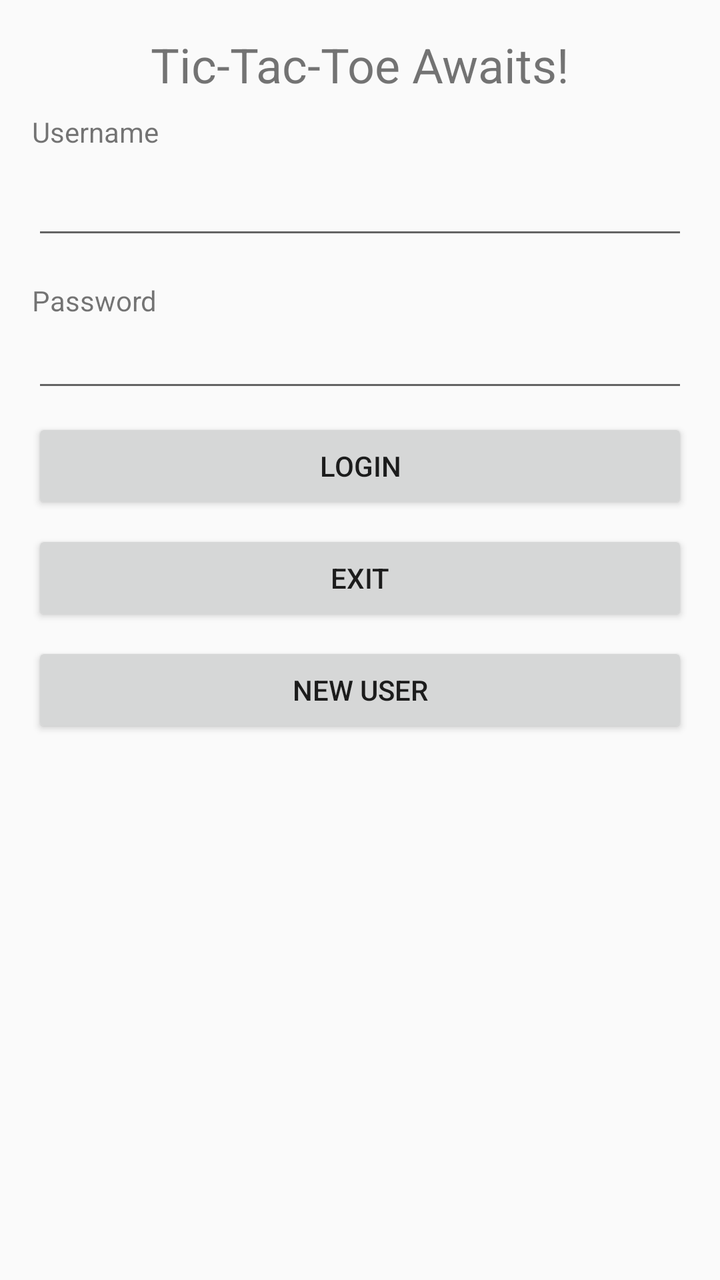
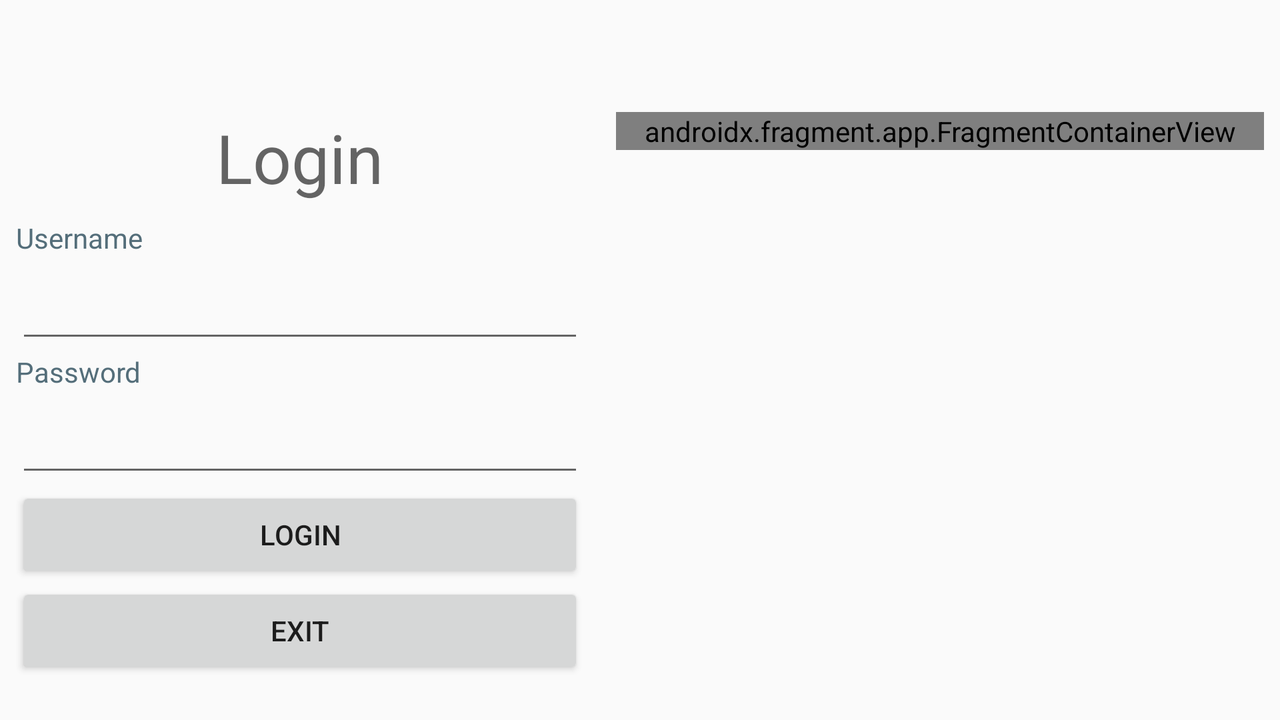

Compare how this app lays out the same screen by default and in its alternative resource folder. The renders come first, then the two layout files and the values they reference.
<!-- AndroidManifest.xml: application theme AppTheme -->
<!-- res/layout/fragment_login.xml -->
<?xml version="1.0" encoding="utf-8"?>
<ScrollView xmlns:android="http://schemas.android.com/apk/res/android"
    android:orientation="vertical"
    android:layout_width="match_parent"
    android:layout_height="match_parent">
    <LinearLayout
        android:orientation="vertical"
        android:layout_width="match_parent"
        android:layout_height="wrap_content">

        <TextView
            android:layout_width="match_parent"
            android:layout_height="wrap_content"
            android:layout_gravity="center"
            android:layout_marginBottom="8dip"
            android:layout_marginLeft="16dp"
            android:layout_marginRight="16dp"
            android:layout_marginTop="16dp"
            android:text="@string/login_title"
            android:textAlignment="center"
            android:textSize="24sp"/>
        <TextView
            android:text="@string/username"
            android:layout_height="wrap_content"
            android:layout_width="match_parent"
            android:layout_gravity="start"
            android:labelFor="@+id/username_text"
            android:layout_marginLeft="16dp"
            android:layout_marginRight="16dp"
            android:layout_marginBottom="8dp"/>
        <EditText
            android:id="@+id/username_text"
            android:singleLine="true"
            android:layout_width="match_parent"
            android:layout_height="wrap_content"
            android:inputType="text"
            android:layout_marginLeft="16dp"
            android:layout_marginRight="16dp"
            android:layout_marginBottom="8dp"/>

        <TextView
            android:layout_width="match_parent"
            android:layout_height="wrap_content"
            android:layout_gravity="start"
            android:layout_marginLeft="16dp"
            android:layout_marginRight="16dp"
            android:layout_marginTop="8dp"
            android:labelFor="@+id/password_text"
            android:text="@string/password"/>
        <EditText
            android:id="@+id/password_text"
            android:singleLine="true"
            android:layout_width="match_parent"
            android:layout_height="wrap_content"
            android:inputType="textPassword"
            android:layout_marginLeft="16dp"
            android:layout_marginRight="16dp"
            android:layout_marginBottom="8dp"
            />
        <Button
            android:id="@+id/login_button"
            android:text="@string/login"
            android:layout_width="match_parent"
            android:layout_height="wrap_content"
            android:layout_marginLeft="16dp"
            android:layout_marginRight="16dp"
            android:layout_marginBottom="8dp"/>
        <Button
            android:id="@+id/cancel_button"
            android:text="@string/exit"
            android:layout_width="fill_parent"
            android:layout_height="wrap_content"
            android:layout_marginLeft="16dp"
            android:layout_marginRight="16dp"
            android:layout_marginBottom="8dp"/>
        <Button
            android:id="@+id/new_user_button"
            android:text="@string/new_user"
            android:layout_width="fill_parent"
            android:layout_height="wrap_content"
            android:layout_marginLeft="16dp"
            android:layout_marginRight="16dp"
            android:layout_marginBottom="16dp"/>
    </LinearLayout>
</ScrollView>
<!-- resources referenced by this layout -->
<resources>
  <string name="exit">Exit</string>
  <string name="login">Login</string>
  <string name="login_title">Tic-Tac-Toe Awaits!</string>
  <string name="new_user">New User</string>
  <string name="password">Password</string>
  <string name="username">Username</string>
  <style name="AppTheme" parent="Theme.AppCompat.DayNight.DarkActionBar">
          
          <item name="colorPrimary">@color/colorPrimary</item>
          <item name="colorPrimaryDark">@color/colorPrimaryDark</item>
          <item name="colorAccent">@color/colorAccent</item>
          <item name="preferenceTheme">@style/PreferenceThemeOverlay</item>
      </style>
</resources>
<!-- res/layout-land/fragment_login.xml (the repository's variant of the layout above) -->
<!-- drawn on the phone turned sideways -->
<?xml version="1.0" encoding="utf-8"?>
<LinearLayout xmlns:android="http://schemas.android.com/apk/res/android"
              xmlns:tools="http://schemas.android.com/tools"
              android:orientation="horizontal"
              android:layout_width="match_parent"
              android:layout_height="match_parent"
	android:layout_marginTop="?attr/actionBarSize"
	tools:ignore="MissingDefaultResource">

    <ScrollView
        android:orientation="vertical"
        android:layout_width="300dp"
        android:layout_height="match_parent">

        <LinearLayout
            android:orientation="vertical"
            android:layout_width="match_parent"
            android:layout_height="wrap_content"
            android:layout_margin="8dp"
			android:layout_marginTop="?attr/actionBarSize">

            <TextView
                android:layout_width="wrap_content"
                android:layout_height="wrap_content"
                android:layout_gravity="center"
                android:text="@string/login"

                android:layout_marginBottom="8dp"
                android:textAppearance="@style/TextAppearance.AppCompat.Display1"/>

			<TextView
				android:layout_width="wrap_content"
				android:layout_height="wrap_content"
				android:layout_gravity="start"
				android:labelFor="@+id/username_text"
				android:text="@string/username"
				android:textColor="#546E7A" />

			<EditText
				android:id="@+id/username_text"
				android:layout_width="match_parent"
				android:layout_height="wrap_content"
				android:inputType="text"
				android:maxLines="1"
				android:minHeight="48dp"
				android:textColorHint="#546E7A"
				android:autofillHints="username" />

			<TextView
				android:layout_width="wrap_content"
				android:layout_height="wrap_content"
				android:layout_gravity="start"
				android:labelFor="@+id/password_text"
				android:text="@string/password"
				android:textColor="#546E7A" />

			<EditText
				android:id="@+id/password_text"
				android:layout_width="match_parent"
				android:layout_height="wrap_content"
				android:inputType="textPassword"
				android:maxLines="1"
				android:minHeight="48dp"
				android:textColorHint="#546E7A"
				android:autofillHints="password" />

            <Button
                android:id="@+id/login_button"
                android:text="@string/login"
                android:layout_width="match_parent"
                android:layout_height="wrap_content"/>
            <Button
                android:id="@+id/cancel_button"
                android:text="@string/exit"
                android:layout_width="match_parent"
                android:layout_height="wrap_content"/>
        </LinearLayout>

    </ScrollView>

	<ScrollView
		android:layout_width="match_parent"
		android:layout_height="match_parent"
		android:orientation="vertical">

		<androidx.fragment.app.FragmentContainerView
			android:id="@+id/titles"
			android:name="com.wiley.fordummies.androidsdk.tictactoe.ui.fragment.AccountFragment"
			android:layout_width="match_parent"
			android:layout_height="wrap_content"
			android:layout_margin="8dp"
			tools:layout="@layout/fragment_account" />
	</ScrollView>
</LinearLayout>
<!-- res/layout/fragment_account.xml (included above) -->
<?xml version="1.0" encoding="utf-8"?>
<LinearLayout xmlns:android="http://schemas.android.com/apk/res/android"
              android:orientation="vertical"
              android:layout_width="match_parent"
              android:layout_height="match_parent">
    <LinearLayout
        android:orientation="vertical"
        android:layout_width="match_parent"
        android:layout_height="wrap_content"
        android:layout_gravity="center"
        android:textSize="16sp">

        <TextView
            android:layout_width="wrap_content"
            android:layout_height="wrap_content"
            android:layout_gravity="center"
            android:layout_marginTop="16dp"
            android:layout_marginBottom="8dp"
            android:text="@string/new_account"
            android:textAppearance="@style/TextAppearance.AppCompat.Display1" />
        <TextView
            android:text="@string/username"
            android:layout_height="wrap_content"
            android:layout_width="wrap_content"
            android:layout_marginLeft="16dp"
            android:layout_marginRight="16dp"
            android:layout_gravity="start"
            android:labelFor="@+id/username" />
        <EditText
            android:id="@+id/username"
            android:hint="@string/enter_username"
            android:inputType="textPassword"
            android:textColorHint="@android:color/darker_gray"
            android:layout_marginLeft="16dp"
            android:layout_marginRight="16dp"
            android:layout_marginBottom="8dp"
            android:layout_width="match_parent"
            android:layout_height="wrap_content"
            android:maxLines="1" />

        <TextView
            android:layout_width="wrap_content"
            android:layout_height="wrap_content"
            android:layout_gravity="start"
            android:layout_marginLeft="16dp"
            android:layout_marginRight="16dp"
            android:labelFor="@+id/password"
            android:text="@string/password" />
        <EditText
            android:id="@+id/password"
            android:inputType="textPassword"
            android:textColorHint="@android:color/darker_gray"
            android:hint="@string/enter_password"
            android:layout_marginLeft="16dp"
            android:layout_marginRight="16dp"
            android:layout_marginBottom="8dp"
            android:layout_width="match_parent"
            android:layout_height="wrap_content"
            android:maxLines="1"/>
        <TextView
            android:text="@string/confirm_password"
            android:layout_height="wrap_content"
            android:layout_width="wrap_content"
            android:layout_marginLeft="16dp"
            android:layout_marginRight="16dp"
            android:layout_gravity="start"
            android:labelFor="@+id/password_confirm" />
        <EditText
            android:id="@+id/password_confirm"
            android:inputType="textPassword"
            android:layout_width="match_parent"
            android:layout_height="wrap_content"
            android:layout_marginLeft="16dp"
            android:layout_marginRight="16dp"
            android:layout_marginBottom="8dp"
            android:maxLines="1"
            android:hint="@string/confirm_password" />
        <Button
            android:id="@+id/cancel_button"
            android:text="@string/clear"
            android:layout_width="match_parent"
            android:layout_marginLeft="16dp"
            android:layout_marginRight="16dp"
            android:layout_marginTop="8dp"
            android:layout_height="wrap_content"/>
        <Button
            android:id="@+id/done_button"
            android:text="@string/create"
            android:layout_marginLeft="16dp"
            android:layout_marginRight="16dp"
            android:layout_marginTop="8dp"
            android:layout_width="match_parent"
            android:layout_height="wrap_content"/>
        <Button
            android:id="@+id/exit_button"
            android:text="@string/exit"
            android:layout_marginLeft="16dp"
            android:layout_marginRight="16dp"
            android:layout_marginTop="8dip"
            android:layout_width="match_parent"
            android:layout_height="wrap_content" />
    </LinearLayout>
</LinearLayout>
<!-- resources referenced by the variant -->
<!-- as the phone turned sideways resolves them -->
<resources>
  <string name="clear">Clear</string>
  <string name="confirm_password">Confirm Password</string>
  <string name="create">Create</string>
  <string name="enter_password">Enter Password</string>
  <string name="enter_username">Enter Username</string>
  <string name="exit">Exit</string>
  <string name="login">Login</string>
  <string name="new_account">New Account</string>
  <string name="password">Password</string>
  <string name="username">Username</string>
  <style name="AppTheme" parent="Theme.AppCompat.DayNight.DarkActionBar">
          
          <item name="colorPrimary">@color/colorPrimary</item>
          <item name="colorPrimaryDark">@color/colorPrimaryDark</item>
          <item name="colorAccent">@color/colorAccent</item>
          <item name="preferenceTheme">@style/PreferenceThemeOverlay</item>
      </style>
</resources>
